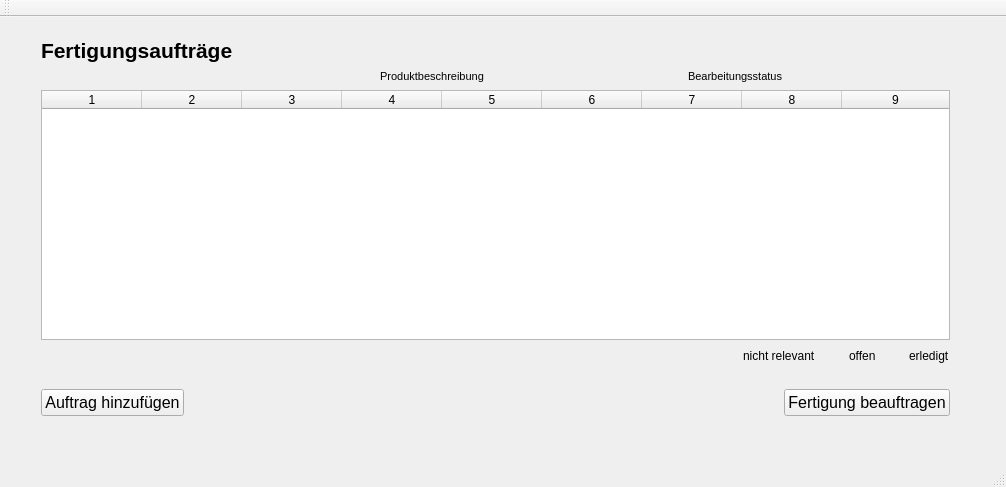
<?xml version="1.0" encoding="UTF-8"?>
<ui version="4.0">
 <class>MainWindow</class>
 <widget class="QMainWindow" name="MainWindow">
  <property name="geometry">
   <rect>
    <x>0</x>
    <y>0</y>
    <width>1006</width>
    <height>487</height>
   </rect>
  </property>
  <property name="windowTitle">
   <string>Manufacturing Execution System</string>
  </property>
  <property name="windowIcon">
   <iconset resource="mes.qrc">
    <normaloff>:/new/statusIcons/mes.png</normaloff>:/new/statusIcons/mes.png</iconset>
  </property>
  <widget class="QWidget" name="centralWidget">
   <widget class="QWidget" name="verticalLayoutWidget">
    <property name="geometry">
     <rect>
      <x>30</x>
      <y>10</y>
      <width>931</width>
      <height>400</height>
     </rect>
    </property>
    <layout class="QVBoxLayout" name="verticalLayout">
     <item>
      <widget class="QLabel" name="label">
       <property name="sizePolicy">
        <sizepolicy hsizetype="Minimum" vsizetype="Minimum">
         <horstretch>0</horstretch>
         <verstretch>0</verstretch>
        </sizepolicy>
       </property>
       <property name="font">
        <font>
         <pointsize>16</pointsize>
         <weight>75</weight>
         <bold>true</bold>
        </font>
       </property>
       <property name="text">
        <string>Fertigungsaufträge</string>
       </property>
      </widget>
     </item>
     <item>
      <layout class="QHBoxLayout" name="horizontalLayout_2">
       <item>
        <widget class="QLabel" name="label_3">
         <property name="sizePolicy">
          <sizepolicy hsizetype="Fixed" vsizetype="Preferred">
           <horstretch>0</horstretch>
           <verstretch>0</verstretch>
          </sizepolicy>
         </property>
         <property name="minimumSize">
          <size>
           <width>135</width>
           <height>0</height>
          </size>
         </property>
         <property name="maximumSize">
          <size>
           <width>135</width>
           <height>16777215</height>
          </size>
         </property>
         <property name="font">
          <font>
           <pointsize>10</pointsize>
          </font>
         </property>
         <property name="text">
          <string/>
         </property>
         <property name="alignment">
          <set>Qt::AlignRight|Qt::AlignTrailing|Qt::AlignVCenter</set>
         </property>
        </widget>
       </item>
       <item>
        <widget class="QLabel" name="label_2">
         <property name="sizePolicy">
          <sizepolicy hsizetype="Fixed" vsizetype="Preferred">
           <horstretch>0</horstretch>
           <verstretch>0</verstretch>
          </sizepolicy>
         </property>
         <property name="minimumSize">
          <size>
           <width>500</width>
           <height>0</height>
          </size>
         </property>
         <property name="maximumSize">
          <size>
           <width>500</width>
           <height>16777215</height>
          </size>
         </property>
         <property name="font">
          <font>
           <pointsize>8</pointsize>
          </font>
         </property>
         <property name="text">
          <string>Produktbeschreibung</string>
         </property>
         <property name="alignment">
          <set>Qt::AlignCenter</set>
         </property>
        </widget>
       </item>
       <item>
        <widget class="QLabel" name="label_4">
         <property name="font">
          <font>
           <pointsize>8</pointsize>
          </font>
         </property>
         <property name="text">
          <string>Bearbeitungsstatus</string>
         </property>
         <property name="alignment">
          <set>Qt::AlignLeading|Qt::AlignLeft|Qt::AlignVCenter</set>
         </property>
        </widget>
       </item>
      </layout>
     </item>
     <item>
      <widget class="QTableWidget" name="tableWidget">
       <property name="sizePolicy">
        <sizepolicy hsizetype="Expanding" vsizetype="Minimum">
         <horstretch>0</horstretch>
         <verstretch>0</verstretch>
        </sizepolicy>
       </property>
       <property name="minimumSize">
        <size>
         <width>0</width>
         <height>250</height>
        </size>
       </property>
       <property name="sizeAdjustPolicy">
        <enum>QAbstractScrollArea::AdjustIgnored</enum>
       </property>
       <property name="editTriggers">
        <set>QAbstractItemView::NoEditTriggers</set>
       </property>
       <property name="selectionMode">
        <enum>QAbstractItemView::SingleSelection</enum>
       </property>
       <property name="selectionBehavior">
        <enum>QAbstractItemView::SelectRows</enum>
       </property>
       <property name="columnCount">
        <number>9</number>
       </property>
       <attribute name="horizontalHeaderHighlightSections">
        <bool>false</bool>
       </attribute>
       <attribute name="horizontalHeaderStretchLastSection">
        <bool>true</bool>
       </attribute>
       <attribute name="verticalHeaderVisible">
        <bool>true</bool>
       </attribute>
       <column/>
       <column/>
       <column/>
       <column/>
       <column/>
       <column/>
       <column/>
       <column/>
       <column/>
      </widget>
     </item>
     <item>
      <layout class="QGridLayout" name="gridLayout_2">
       <item row="0" column="1">
        <widget class="QLabel" name="label_5">
         <property name="sizePolicy">
          <sizepolicy hsizetype="Fixed" vsizetype="Fixed">
           <horstretch>0</horstretch>
           <verstretch>0</verstretch>
          </sizepolicy>
         </property>
         <property name="minimumSize">
          <size>
           <width>21</width>
           <height>16</height>
          </size>
         </property>
         <property name="maximumSize">
          <size>
           <width>21</width>
           <height>16</height>
          </size>
         </property>
         <property name="text">
          <string/>
         </property>
         <property name="pixmap">
          <pixmap resource="mes.qrc">:/new/statusIcons/na.png</pixmap>
         </property>
         <property name="scaledContents">
          <bool>true</bool>
         </property>
         <property name="alignment">
          <set>Qt::AlignRight|Qt::AlignTrailing|Qt::AlignVCenter</set>
         </property>
        </widget>
       </item>
       <item row="0" column="3">
        <widget class="QLabel" name="label_6">
         <property name="sizePolicy">
          <sizepolicy hsizetype="Fixed" vsizetype="Fixed">
           <horstretch>0</horstretch>
           <verstretch>0</verstretch>
          </sizepolicy>
         </property>
         <property name="minimumSize">
          <size>
           <width>21</width>
           <height>16</height>
          </size>
         </property>
         <property name="maximumSize">
          <size>
           <width>12</width>
           <height>16</height>
          </size>
         </property>
         <property name="text">
          <string/>
         </property>
         <property name="pixmap">
          <pixmap resource="mes.qrc">:/new/statusIcons/offen.png</pixmap>
         </property>
         <property name="scaledContents">
          <bool>true</bool>
         </property>
         <property name="alignment">
          <set>Qt::AlignRight|Qt::AlignTrailing|Qt::AlignVCenter</set>
         </property>
        </widget>
       </item>
       <item row="0" column="2">
        <widget class="QLabel" name="label_8">
         <property name="text">
          <string>nicht relevant</string>
         </property>
        </widget>
       </item>
       <item row="0" column="4">
        <widget class="QLabel" name="label_9">
         <property name="text">
          <string>offen</string>
         </property>
        </widget>
       </item>
       <item row="0" column="5">
        <widget class="QLabel" name="label_7">
         <property name="sizePolicy">
          <sizepolicy hsizetype="Fixed" vsizetype="Fixed">
           <horstretch>0</horstretch>
           <verstretch>0</verstretch>
          </sizepolicy>
         </property>
         <property name="minimumSize">
          <size>
           <width>21</width>
           <height>16</height>
          </size>
         </property>
         <property name="maximumSize">
          <size>
           <width>21</width>
           <height>16</height>
          </size>
         </property>
         <property name="text">
          <string/>
         </property>
         <property name="pixmap">
          <pixmap resource="mes.qrc">:/new/statusIcons/erledigt.png</pixmap>
         </property>
         <property name="scaledContents">
          <bool>true</bool>
         </property>
         <property name="alignment">
          <set>Qt::AlignRight|Qt::AlignTrailing|Qt::AlignVCenter</set>
         </property>
        </widget>
       </item>
       <item row="0" column="6">
        <widget class="QLabel" name="label_10">
         <property name="text">
          <string>erledigt</string>
         </property>
        </widget>
       </item>
       <item row="0" column="0">
        <spacer name="horizontalSpacer">
         <property name="orientation">
          <enum>Qt::Horizontal</enum>
         </property>
         <property name="sizeHint" stdset="0">
          <size>
           <width>40</width>
           <height>20</height>
          </size>
         </property>
        </spacer>
       </item>
      </layout>
     </item>
     <item>
      <spacer name="verticalSpacer">
       <property name="orientation">
        <enum>Qt::Vertical</enum>
       </property>
       <property name="sizeHint" stdset="0">
        <size>
         <width>20</width>
         <height>40</height>
        </size>
       </property>
      </spacer>
     </item>
     <item>
      <layout class="QHBoxLayout" name="horizontalLayout">
       <item>
        <widget class="QPushButton" name="hinzufuegenButton">
         <property name="font">
          <font>
           <pointsize>12</pointsize>
          </font>
         </property>
         <property name="text">
          <string>Auftrag hinzufügen</string>
         </property>
        </widget>
       </item>
       <item>
        <spacer name="horizontalSpacer_2">
         <property name="orientation">
          <enum>Qt::Horizontal</enum>
         </property>
         <property name="sizeHint" stdset="0">
          <size>
           <width>40</width>
           <height>20</height>
          </size>
         </property>
        </spacer>
       </item>
       <item>
        <widget class="QPushButton" name="beauftragenButton">
         <property name="sizePolicy">
          <sizepolicy hsizetype="Minimum" vsizetype="Fixed">
           <horstretch>0</horstretch>
           <verstretch>0</verstretch>
          </sizepolicy>
         </property>
         <property name="font">
          <font>
           <pointsize>12</pointsize>
          </font>
         </property>
         <property name="text">
          <string>Fertigung beauftragen</string>
         </property>
        </widget>
       </item>
      </layout>
     </item>
    </layout>
   </widget>
  </widget>
  <widget class="QMenuBar" name="menuBar">
   <property name="geometry">
    <rect>
     <x>0</x>
     <y>0</y>
     <width>1006</width>
     <height>26</height>
    </rect>
   </property>
  </widget>
  <widget class="QToolBar" name="mainToolBar">
   <property name="windowTitle">
    <string>Manufacturing Execution System</string>
   </property>
   <attribute name="toolBarArea">
    <enum>TopToolBarArea</enum>
   </attribute>
   <attribute name="toolBarBreak">
    <bool>false</bool>
   </attribute>
  </widget>
  <widget class="QStatusBar" name="statusBar"/>
 </widget>
 <layoutdefault spacing="6" margin="11"/>
 <resources>
  <include location="mes.qrc"/>
 </resources>
 <connections/>
</ui>
